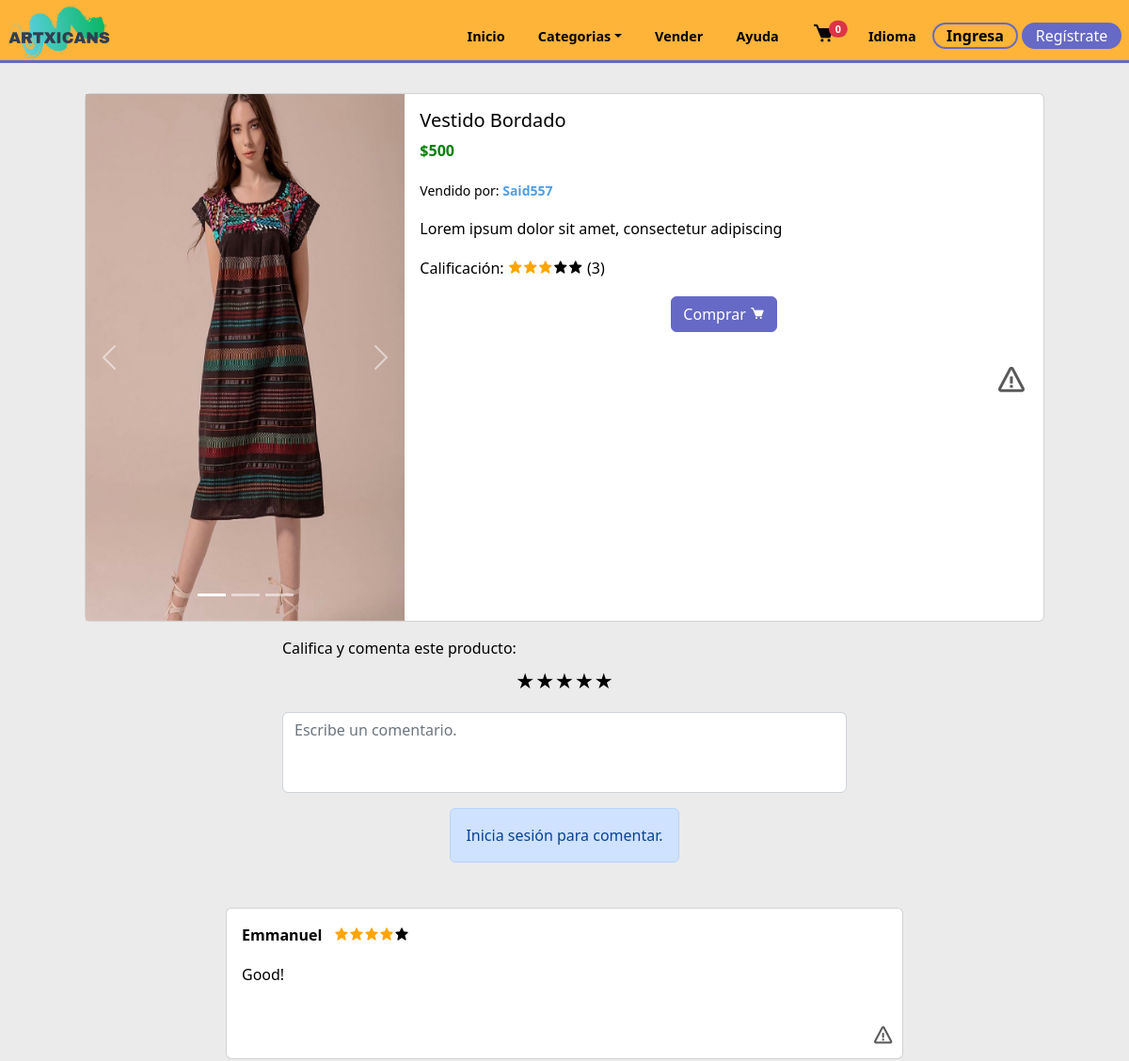
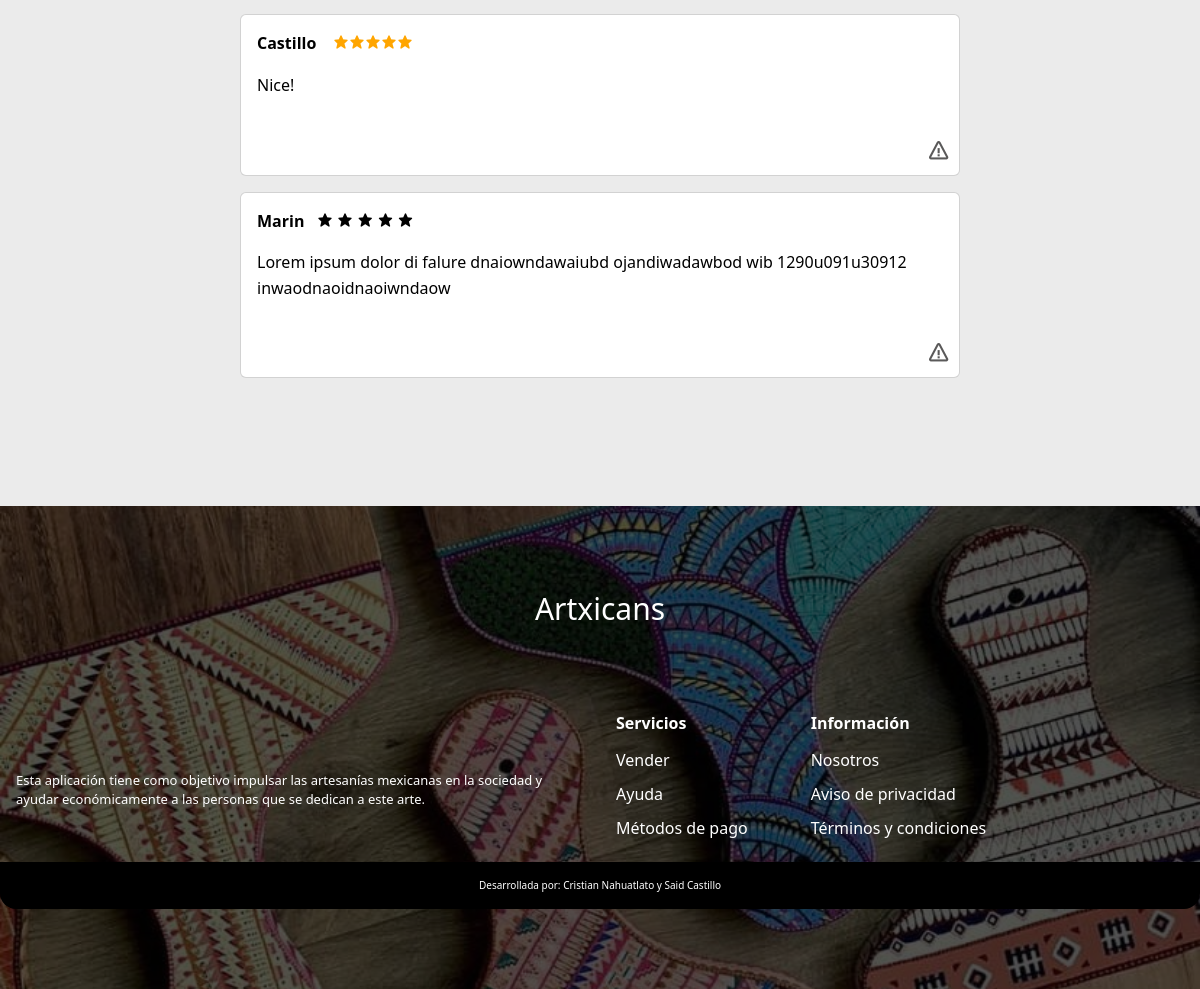
/product.php?id_product=2, run on the app's committed database (2 pictures, top to bottom).
### tables this page shows
CREATE TABLE `products` (
  `id_product` int(11) NOT NULL,
  `product` varchar(80) NOT NULL,
  `image1` varchar(80) NOT NULL,
  `price` int(11) NOT NULL,
  `description` varchar(250) NOT NULL,
  `category` varchar(30) NOT NULL,
  `stock` int(11) NOT NULL,
  `image2` varchar(30) NOT NULL,
  `image3` varchar(30) NOT NULL,
  `ID_registro` int(11) DEFAULT NULL
);

CREATE TABLE `reg_sellers` (
  `IDregseller` int(11) NOT NULL,
  `Nombre` varchar(255) NOT NULL,
  `apellidos` varchar(255) NOT NULL,
  `nickname` varchar(255) NOT NULL,
  `lada` int(4) NOT NULL,
  `telefono` varchar(20) NOT NULL,
  `telefonoref` varchar(20) NOT NULL,
  `domicilio` varchar(255) NOT NULL,
  `postal` varchar(10) NOT NULL,
  `identificador` varchar(255) NOT NULL,
  `solicitud` varchar(50) NOT NULL,
  `ID_registro` int(11) DEFAULT NULL
);

CREATE TABLE `stars` (
  `id_star` int(11) NOT NULL,
  `star` int(11) NOT NULL,
  `comment` varchar(150) NOT NULL,
  `ID_registro` int(11) DEFAULT NULL,
  `id_product` int(11) DEFAULT NULL
);

CREATE TABLE `registro` (
  `ID` int(11) NOT NULL,
  `Nombre` varchar(255) NOT NULL,
  `Correo` varchar(255) NOT NULL,
  `Contraseña` varchar(255) NOT NULL,
  `estatus` int(2) NOT NULL,
  `direccion` int(1) NOT NULL
);

### product.php (the view, shortened to what this page needs)
<?php
    include('templates/cabecera.php');
    include('global/cart.php');
    if(isset($_GET['id_product'])){
        $query = $conn ->query("SELECT * FROM products WHERE id_product = ".$_GET['id_product']) or die($conn->error);
        if(mysqli_num_rows($query) > 0){
            $row = mysqli_fetch_row($query);
        }else{
            echo("<script>location.href = 'index.php';</script>");
        }
    }else{
        echo("<script>location.href = 'index.php';</script>");
    }
?>
<div class="card mb-3 mx-auto card-product" style="width: 85vw;margin-top:2rem">
  <div class="row g-0">
    <div class="col-md-4">
      <div id="carouselExampleIndicators" class="carousel slide">
        <div class="carousel-indicators">
          <button type="button" data-bs-target="#carouselExampleIndicators" data-bs-slide-to="0" class="active" aria-current="true" aria-label="Slide 1"></button>
          <button type="button" data-bs-target="#carouselExampleIndicators" data-bs-slide-to="1" aria-label="Slide 2"></button>
          <button type="button" data-bs-target="#carouselExampleIndicators" data-bs-slide-to="2" aria-label="Slide 3"></button>
        </div>
        <div class="carousel-inner">
          <div class="carousel-item active">
            <img src="./assets/products/<?php echo $row[2]?>" class="d-block w-100 object-fit-cover " style="height:70vh" alt="...">
          </div>
        </div>
        <button class="carousel-control-prev" type="button" data-bs-target="#carouselExampleIndicators" data-bs-slide="prev">
          <span class="carousel-control-prev-icon" aria-hidden="true"></span>
        </button>
        <button class="carousel-control-next" type="button" data-bs-target="#carouselExampleIndicators" data-bs-slide="next">
          <span class="carousel-control-next-icon" aria-hidden="true"></span>
        </button>
      </div>
    </div>
    <?php
      $p = $row[9];
      $vendedor = mysqli_query($conn,"SELECT * FROM reg_sellers WHERE ID_registro = $p");
      $resultVendedor = mysqli_fetch_array($vendedor);
?>
    <div class="col-md-8">
      <div class="card-body">
        <h3 class="card-title"><?php echo $row[1]?></h3>
        <p class="card-text price">$<?php echo $row[3];?></p>
        <p class="card-text"><small class="text-body-secondary">Vendido por:&nbsp;<strong><a href="profile-seller.php?seller_data=<?php echo $resultVendedor['ID_registro']?>"><?php echo $resultVendedor['nickname']?></a></strong></small></p>
        <p class="card-text"><?php echo $row[4]?></p>
        <p class="card-text stars-pointer">Calificación:
          <?php
            $id_product =$row[0];
            $sql = mysqli_query($conn,"SELECT * FROM stars WHERE id_product = $id_product");
            $sum =  mysqli_query($conn,"SELECT SUM(star) as score FROM stars WHERE id_product = $id_product");
            $score = mysqli_fetch_array($sum);
            $num = $sql->num_rows;
            if($num > 0){
            $data1 = $num * 1; $data2 = $num * 2;$data3 = $num * 3; $data4 = $num * 4; $data5 = $num * 5;
            $counter = $score['score'];
            if($counter >= $data5):
            ?>
            <i class="bx bxs-star bx-5"></i><i class="bx bxs-star bx-5"></i><i class="bx bxs-star bx-5"></i><i class="bx bxs-star bx-5"></i><i class="bx bxs-star bx-5"></i>
            <?php elseif($counter >= $data4):?>
            <i class="bx bxs-star bx-5"></i><i class="bx bxs-star bx-5"></i><i class="bx bxs-star bx-5"></i><i class="bx bxs-star bx-5"></i><i class="bx bxs-star bx-10"></i>
            <?php elseif($counter >= $data3):?>
            <i class="bx bxs-star bx-5"></i><i class="bx bxs-star bx-5"></i><i class="bx bxs-star bx-5"></i><i class="bx bxs-star bx-10"></i><i class="bx bxs-star bx-10"></i>
            <?php elseif($counter >= $data2):?>
            <i class="bx bxs-star bx-5"></i><i class="bx bxs-star bx-5"></i><i class="bx bxs-star bx-10"></i><i class="bx bxs-star bx-10"></i><i class="bx bxs-star bx-10"></i>
            <?php else:?>
            <i class="bx bxs-star bx-5"></i><i class="bx bxs-star bx-10"></i><i class="bx bxs-star bx-10"></i><i class="bx bxs-star bx-10"></i><i class="bx bxs-star bx-10"></i>
            <?php endif;
            ?>
        (<?php echo $num?>)
            <?php }?>
        </p>
        <form action="" method="post">
        <div class="choose">
          <button type="submit" class="btn btn-info" name="button-cart" value="Agregar" >Comprar <i class="bx bxs-cart"></i></button>
        </div>
            </form>
    </div>
    <a  data-bs-toggle="modal" data-bs-target="#ModalProductReport-<?php echo $row[0]?>" style="display:flex;justify-content: end; padding :1rem;cursor:pointer;" class="report-container"><i class='bx bx-error bx-md'></i></a>
  </div>
  </div>
</div>
<div class="comments">
    <div class="mb-3 w-auto">
      <label for="exampleFormControlTextarea1" class="form-label">Califica y comenta este producto:</label>
      <form action="./helpers/stars.php?id_p=<?php echo $row[0]?>" method="POST" class="form-stars">
          <p class="clasificacion">
            <label for="radio1">★</label><label for="radio2">★</label><label for="radio3">★</label><label for="radio4">★</label><label for="radio5">★</label>
          </p>
          <textarea class="form-control comment-text" id="exampleFormControlTextarea1" name="comment" rows="3" placeholder="Escribe un comentario." maxlength="100"></textarea>
          <div class="btn-send-com">
          <?php if(@!$_SESSION['user']){
            ?>
            <div class="alert alert-primary" role="alert">
                 Inicia sesión para comentar.
            </div>
            <?php }else{
                 $id_user = $_SESSION['id'];
                 $query3 = mysqli_query($conn,"SELECT * FROM stars WHERE ID_registro = $id_user AND id_product = $id_product");
                 if($query3->num_rows > 0){
                   echo "<input class='btn btn-info' name='send-comment' value='Publicar' disabled>";
                  }else{
            ?>
                    <input type="submit" class="btn btn-info" name="send-comment" value="Publicar">
          <?php } } ?>
        </div>
        </form>
      </div>
        </div>
        <div class="all-comments">
      <?php
        $check = mysqli_query($conn,"SELECT * FROM registro INNER JOIN stars
        ON registro.ID = stars.ID_registro INNER JOIN products
        ON stars.id_product = products.id_product
        WHERE stars.id_product = $id_product");
        if($check->num_rows > 0){
          if(@!$_SESSION['user']){
            $query2 = mysqli_query($conn,"SELECT * FROM registro INNER JOIN stars
            ON registro.ID = stars.ID_registro INNER JOIN products
            ON stars.id_product = products.id_product
            WHERE stars.id_product = $id_product");
            }
        while($data = mysqli_fetch_array($query2)){
      ?>
      <div class="card card-comment">
        <div class="card-body">
          <div class="com-cointer">
        <p class="stars-score"><strong><?php echo $data['Nombre']?></strong>&nbsp;&nbsp;
              <?php
              switch($data['star']){
                case '4': echo "<i class='bx bxs-star bx-5'></i><i class='bx bxs-star bx-5'></i><i class='bx bxs-star bx-5'></i><i class='bx bxs-star bx-5'></i><i class='bx bxs-star bx-10'></i>";
                break;
                case '5': echo "<i class='bx bxs-star bx-5'></i><i class='bx bxs-star bx-5'></i><i class='bx bxs-star bx-5'></i><i class='bx bxs-star bx-5'></i><i class='bx bxs-star bx-5'></i>";
                break;
                default: echo
                  "
                  <i class='bx bxs-star bx-10'></i>
                  <i class='bx bxs-star bx-10'></i>
                  <i class='bx bxs-star bx-10'></i>
                  <i class='bx bxs-star bx-10'></i>
                  <i class='bx bxs-star bx-10'></i>
                  ";
              }
              ?>
        </p>
        </div>
        <p > <?php echo $data['comment']?></p>
      </div>
      <div class="options-container">
        <a  data-bs-toggle="modal" style="cursor:pointer" data-bs-target="#ModalReport-<?php echo $data['id_star']?>" class="report-container"><i class='bx bx-error bx-sm'></i></a>
      </div>
      </div>
    <?php }
        }else{
          ?>
          <div class="alert alert-dark" role="alert">
            Este producto aún no cuenta con comentarios.
          </div>
          <?php
        }
    ?>
</div>
<?php
    include('templates/pie.php');
?>

### styles/home/products.css (style rules this page uses)
.price { font-weight: bold; color: green; }
.form-stars p { text-align: center; }
.form-stars label { font-size: 20px; }
.form-stars label { color:black; cursor: pointer; }
.clasificacion { direction: rtl; unicode-bidi: bidi-override; }
.btn-info { --bs-btn-color: var(--bs-white); --bs-btn-bg: var(--second-alpha-color); --bs-btn-border-color: var(--second-alpha-color); --bs-btn-hover-color: var(--bs-white); --bs-btn-hover-bg: #787bc8; --bs-btn-hover-border-color:var(--second-alpha-color) ; --bs-btn-focus-shadow-rgb: var(--bd-violet-rgb); --bs-btn-active-color: var(--bs-btn-hover-color); --bs-btn-active-bg: var(--second-alpha-color); --bs-btn-active-border-color: var(--second-alpha-color); --bs-btn-disabled-color:rgb(57, 55, 55); --bs-btn-disabled-bg: #a7a9ea; --bs-btn-disabled-border-color: #787bc8; }
.comments { display: flex; align-items: center; justify-content: center; flex-direction: column; flex-wrap: wrap; }
.comment-text { width: 90vw; resize: none; }
.btn-send-com { display: flex; align-items: center; justify-content: center; margin-top: 1rem; }
.all-comments { margin: 0 auto; display: flex; align-items: center; justify-content: center; flex-wrap: wrap; flex-direction: column; }
.card-comment { margin-top: 1rem; width:90vw; }
.bx-10 { color: black; }
.bx-5 { color: orange; }
@media screen and (min-width: 768px) { .comments textarea { width: 50vw; } }
@media screen and (min-width: 768px) { .card-comment { width:60vw; } }

### styles/home/main.css (style rules this page uses)
body { top:0px !important; }

### styles/pages/products.css (style rules this page uses)
.choose { margin-top: 1rem; display: flex; align-items: center; justify-content: center; gap: 10px; }
.options-container { display:flex; justify-content:end; padding :0.5rem; }
.report-container,.show-more-comment { color: black; }
.report-container .bx { color: rgb(90, 89, 89); }

### index.css (style rules this page uses)
:root { --first-color: #feb439; --first-alpha-color: #FDD100; --second-color: #7D3C98; --second-alpha-color: #6669c5; --black-color: black; --white-color: white; --black-alpha-color: rgba(0,0,0,0.5); --white-alpha-color: rgba(255,255,255,0.5); --opacity-color: rgba(8,75,138,0.7); --font: "RaleWay",sans-serif; --max-width: 1200px; --header-height: 4.7rem; --link-color: #509ee3; --card-bg:rgb(225,225,235); --card-hover:rgb(255,255,255); }
* { padding:0; margin:0; -webkit-box-sizing: border-box; -moz-box-sizing: border-box; box-sizing: border-box; }
html { box-sizing: border-box; font-family: var(--font); font-size: 16px; scroll-behavior: smooth; }
*, *::after, *::before { box-sizing: inherit; }
body { margin: 0; overflow-x: hidden; color: var(--black-color); background-color: rgb(235, 235, 235);; }
a { color: var(--link-color); transition: all 0.5s ease-out; text-decoration: none; }
h3 { margin: 0; font-size: 1.25rem; }
img { max-width: 100%; height: auto; }
p { line-height: 1.6; }

### data on the page
products: image1 (picture), product "Vestido Bordado", price "500", description "Lorem ipsum dolor sit amet, consectetur adipiscing"
reg_sellers: nickname "Said557"
stars: ID_registro.Nombre "Emmanuel", star 4 (drawn), comment "Good!"
stars: ID_registro.Nombre "Castillo", star 5 (drawn), comment "Nice!"
stars: ID_registro.Nombre "Marin", star 0 (drawn), comment "Lorem ipsum dolor di falure dnaiowndawaiubd ojandiwadawbod wib 1290u091u30912 inwaodnaoidnaoiwndaow"

### other printed values
$num "3"
